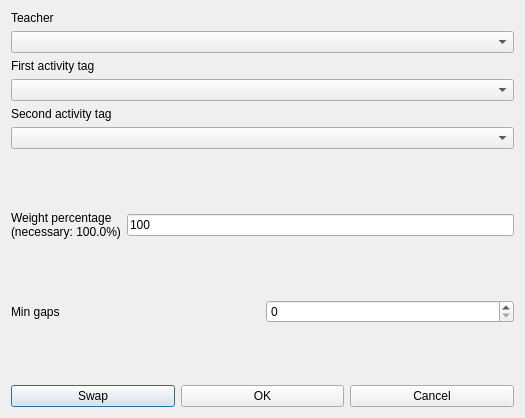
<?xml version="1.0" encoding="UTF-8"?>
<ui version="4.0">
 <class>ModifyConstraintTeacherMinGapsBetweenOrderedPairOfActivityTagsBetweenMorningAndAfternoonForm_template</class>
 <widget class="QDialog" name="ModifyConstraintTeacherMinGapsBetweenOrderedPairOfActivityTagsBetweenMorningAndAfternoonForm_template">
  <property name="geometry">
   <rect>
    <x>0</x>
    <y>0</y>
    <width>525</width>
    <height>418</height>
   </rect>
  </property>
  <property name="windowTitle">
   <string extracomment="This is the title of the dialog to modify a constraint of this type">Modify teacher min gaps between ordered pair of activity tags between morning and afternoon</string>
  </property>
  <layout class="QVBoxLayout" name="verticalLayout_2">
   <item>
    <layout class="QVBoxLayout" name="verticalLayout">
     <item>
      <widget class="QLabel" name="teachersTextLabel">
       <property name="frameShape">
        <enum>QFrame::NoFrame</enum>
       </property>
       <property name="frameShadow">
        <enum>QFrame::Plain</enum>
       </property>
       <property name="text">
        <string>Teacher</string>
       </property>
       <property name="wordWrap">
        <bool>false</bool>
       </property>
      </widget>
     </item>
     <item>
      <widget class="QComboBox" name="teacherComboBox">
       <property name="editable">
        <bool>false</bool>
       </property>
       <property name="insertPolicy">
        <enum>QComboBox::NoInsert</enum>
       </property>
       <property name="duplicatesEnabled">
        <bool>false</bool>
       </property>
      </widget>
     </item>
     <item>
      <widget class="QLabel" name="firstActivityTagTextLabel">
       <property name="frameShape">
        <enum>QFrame::NoFrame</enum>
       </property>
       <property name="frameShadow">
        <enum>QFrame::Plain</enum>
       </property>
       <property name="text">
        <string>First activity tag</string>
       </property>
       <property name="wordWrap">
        <bool>false</bool>
       </property>
      </widget>
     </item>
     <item>
      <widget class="QComboBox" name="firstActivityTagComboBox">
       <property name="editable">
        <bool>false</bool>
       </property>
       <property name="insertPolicy">
        <enum>QComboBox::NoInsert</enum>
       </property>
       <property name="duplicatesEnabled">
        <bool>false</bool>
       </property>
      </widget>
     </item>
     <item>
      <widget class="QLabel" name="secondActivityTagTextLabel">
       <property name="frameShape">
        <enum>QFrame::NoFrame</enum>
       </property>
       <property name="frameShadow">
        <enum>QFrame::Plain</enum>
       </property>
       <property name="text">
        <string>Second activity tag</string>
       </property>
       <property name="wordWrap">
        <bool>false</bool>
       </property>
      </widget>
     </item>
     <item>
      <widget class="QComboBox" name="secondActivityTagComboBox">
       <property name="editable">
        <bool>false</bool>
       </property>
       <property name="insertPolicy">
        <enum>QComboBox::NoInsert</enum>
       </property>
       <property name="duplicatesEnabled">
        <bool>false</bool>
       </property>
      </widget>
     </item>
    </layout>
   </item>
   <item>
    <spacer name="spacer6">
     <property name="orientation">
      <enum>Qt::Vertical</enum>
     </property>
     <property name="sizeType">
      <enum>QSizePolicy::Expanding</enum>
     </property>
     <property name="sizeHint" stdset="0">
      <size>
       <width>20</width>
       <height>20</height>
      </size>
     </property>
    </spacer>
   </item>
   <item>
    <layout class="QHBoxLayout" name="horizontalLayout_2">
     <item>
      <widget class="QLabel" name="weightTextLabel">
       <property name="frameShape">
        <enum>QFrame::NoFrame</enum>
       </property>
       <property name="frameShadow">
        <enum>QFrame::Plain</enum>
       </property>
       <property name="text">
        <string>Weight percentage
(necessary: 100.0%)</string>
       </property>
       <property name="wordWrap">
        <bool>false</bool>
       </property>
      </widget>
     </item>
     <item>
      <widget class="QLineEdit" name="weightLineEdit">
       <property name="text">
        <string notr="true">100</string>
       </property>
      </widget>
     </item>
    </layout>
   </item>
   <item>
    <spacer name="verticalSpacer">
     <property name="orientation">
      <enum>Qt::Vertical</enum>
     </property>
     <property name="sizeHint" stdset="0">
      <size>
       <width>20</width>
       <height>25</height>
      </size>
     </property>
    </spacer>
   </item>
   <item>
    <layout class="QHBoxLayout" name="horizontalLayout">
     <item>
      <widget class="QLabel" name="minGapsTextLabel">
       <property name="frameShape">
        <enum>QFrame::NoFrame</enum>
       </property>
       <property name="frameShadow">
        <enum>QFrame::Plain</enum>
       </property>
       <property name="text">
        <string>Min gaps</string>
       </property>
       <property name="wordWrap">
        <bool>false</bool>
       </property>
      </widget>
     </item>
     <item>
      <widget class="QSpinBox" name="minGapsSpinBox"/>
     </item>
    </layout>
   </item>
   <item>
    <spacer name="verticalSpacer_2">
     <property name="orientation">
      <enum>Qt::Vertical</enum>
     </property>
     <property name="sizeHint" stdset="0">
      <size>
       <width>20</width>
       <height>26</height>
      </size>
     </property>
    </spacer>
   </item>
   <item>
    <layout class="QHBoxLayout">
     <item>
      <widget class="QPushButton" name="swapPushButton">
       <property name="text">
        <string comment="Interchange (swap) the two selected activity tags in the dialog">Swap</string>
       </property>
      </widget>
     </item>
     <item>
      <widget class="QPushButton" name="okPushButton">
       <property name="text">
        <string>OK</string>
       </property>
      </widget>
     </item>
     <item>
      <widget class="QPushButton" name="cancelPushButton">
       <property name="text">
        <string>Cancel</string>
       </property>
      </widget>
     </item>
    </layout>
   </item>
  </layout>
 </widget>
 <layoutdefault spacing="6" margin="11"/>
 <resources/>
 <connections/>
</ui>
